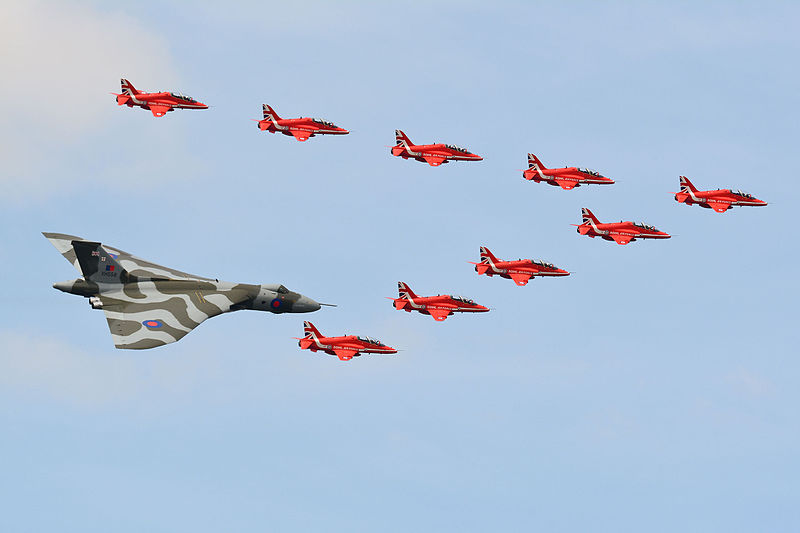
#> input picture CVS-1.jpg, 800 x 533 px
$ python task2opencv.py
#> lines starting #> are read from the running program, lines starting #| are printed output that depends on the picture; after the words box and inside, x2 and y2 are one past the last pixel; in counts of white or black regions, pixels touching at a corner belong together; long printed decimals are rounded
import numpy as np
import cv2

LGray=np.array([0,0,0])
UGray=np.array([130,130,130])

Red=(0,0,255)

LRed=np.array([0,0,50])
URed=np.array([50,50,255])

Green=(0,255,0)

set_images=str(input("Enter the input path :"))
#> the answer given: CVS-1.jpg
#> further down, frame is the input picture: shape (533, 800, 3); mean B, G, R 216.2, 193, 174.5
dimx=750
dimy=400
def dist(a,b):
	return ((a[0]-b[0])**2+(a[1]-b[1])**2)**0.5

def sort_by_X_augmented(a,b):
	aug=[]
	for i in range(len(a)):
		aug.append([a[i],b[i]])
	aug=sorted(aug)
	return aug

def parse_augmented(a):
	b1=[]
	b2=[]
	for i in range(len(a)):
		b1.append(a[i][0])
		b2.append(a[i][1])
	return [b1,b2]

def detect_color(frame,L,U,line_colour,cent=[],rad=[]):
#> called with L = array of shape (3,), U = array of shape (3,), line_colour = (0, 255, 0)
	mask_red=cv2.inRange(frame,L,U)
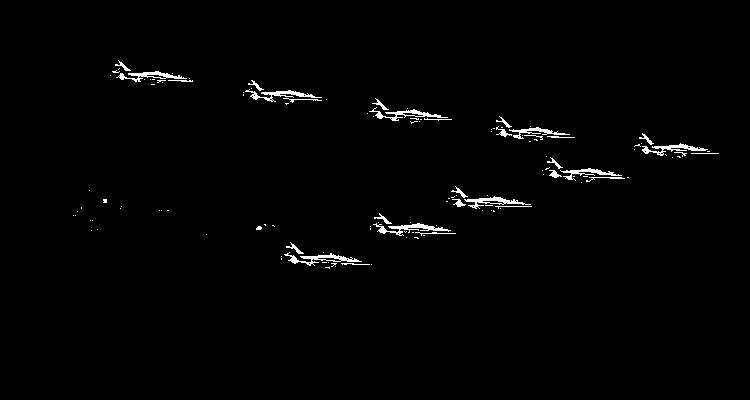
#> mask_red: shape (400, 750); 1.3% white in thin lines or dots, all inside (x1, y1, x2, y2) = (73, 60, 719, 269)

	refined_red=mask_red.copy()

	kernel = np.ones((2,2), np.uint8)
	if(len(cent)==0):
		refined_red = cv2.erode(refined_red, kernel, iterations=1)
#> refined_red: shape (400, 750); 0.53% white in thin lines or dots, all inside (x1, y1, x2, y2) = (104, 63, 706, 266)
		refined_red = cv2.dilate(refined_red, kernel, iterations=12)
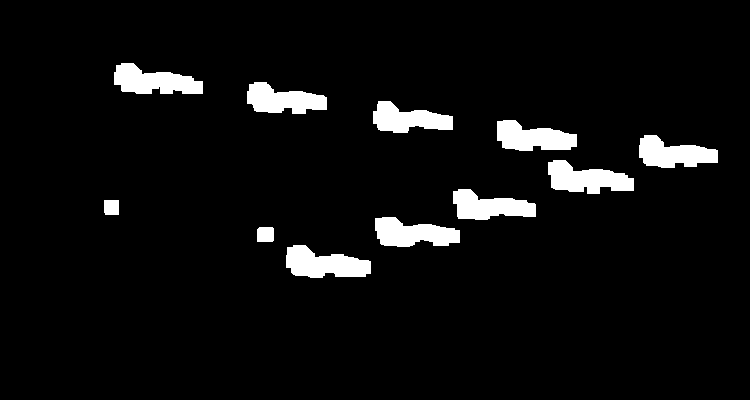
#> refined_red: shape (400, 750); 5.4% white; 11 white regions
	else:
		refined_red = cv2.erode(refined_red, kernel, iterations=1)
		refined_red = cv2.dilate(refined_red, kernel, iterations=1)

	valid=[]
	contours, hire= cv2.findContours(refined_red.copy(), cv2.RETR_TREE, cv2.CHAIN_APPROX_NONE)
#> contours = 11 contours; largest, box (x1, y1, x2, y2) and area: (286, 245, 371, 278) 1772, (548, 160, 634, 194) 1732, (114, 63, 203, 94) 1694, (375, 217, 460, 247) 1640, (497, 120, 577, 151) 1606; hire = [[1, -1, -1, -1], [2, 0, -1, -1], [3, 1, -1, -1], [4, 2, -1, -1], [5, 3, -1, -1], [6, 4, -1, -1], [7, 5, -1, -1], [8, 6, -1, -1], [9, 7, -1, -1], [10, 8, -1, -1], [-1, 9, -1, -1]]
	areas=[cv2.contourArea(i) for i in contours]
#> areas = [1772, 221, 1640, 194.5, 1550.5, 1732, 1580, 1605.5, 1492.5, 1571, 1694]
	if(len(areas)!=0):
		area_min=min(areas)
#> area_min = 194.5
		area_max=max(areas)
#> area_max = 1772
	else:
		return 0,[],frame,[]

	if(area_max-area_min>=area_min/2 or cent!=[]):
		for j in range(len(areas)):
			if areas[j]>(area_min+area_max)/2:
				valid.append(contours[j])
#> this loop made 11 passes
#> after the loop, valid = 9 contours; largest, box (x1, y1, x2, y2) and area: (286, 245, 371, 278) 1772, (548, 160, 634, 194) 1732, (114, 63, 203, 94) 1694, (375, 217, 460, 247) 1640, (497, 120, 577, 151) 1606
	else:
		valid=contours
	contours_poly = [None]*len(valid)
#> contours_poly = 9 items
	centers = [None]*len(valid)
#> centers = 9 items
	radius = [None]*len(valid)
#> radius = 9 items
	for i, c in enumerate(valid):
	    contours_poly[i] = cv2.approxPolyDP(c, 3, True)
	    centers[i], radius[i] = cv2.minEnclosingCircle(contours_poly[i])
#> this loop made 9 passes
#> after the loop, centers = [(328.5, 260), (417, 230), (494, 203.5), (590.5, 176), (678.5, 150), (536.5, 133.5), (412.5, 120), (287.1, 97.62), (159, 79.13)]; contours_poly = 9 contours; largest, box (x1, y1, x2, y2) and area: (548, 160, 634, 194) 1728, (286, 245, 371, 276) 1682, (114, 63, 203, 94) 1647, (375, 217, 460, 247) 1628, (639, 135, 718, 168) 1575; radius = [43.49, 43.68, 42.86, 44.75, 40.33, 41.43, 40.51, 40.5, 45.22]
	if(len(cent)==0):
		for i in range(len(valid)):
			cv2.circle(frame, (int(centers[i][0]), int(centers[i][1])), int(radius[i]), line_colour, 2)
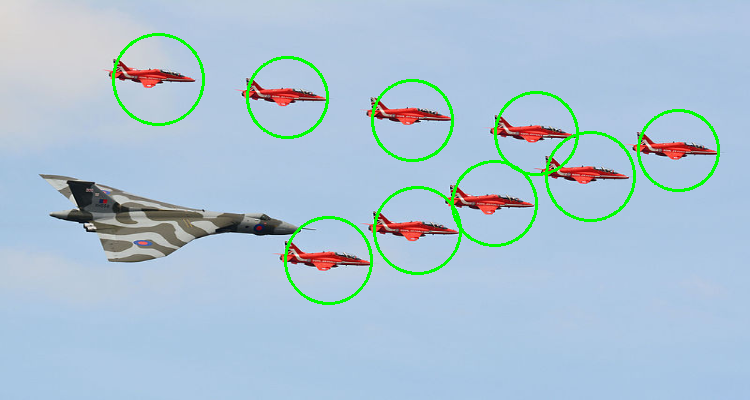
#> frame: shape (400, 750, 3); mean B, G, R 211.2, 194.5, 170.3
	else:
		aug=sort_by_X_augmented(centers,radius)
		sep=parse_augmented(aug)
		for i in range(min(len(cent),len(sep[0]))):
			if(dist(cent[i],sep[0][i])>=rad[i] and sep[1][i]>1.4*min(rad)):
				cv2.circle(frame, (int(sep[0][i][0]), int(sep[0][i][1])), int(sep[1][i]), line_colour, 2)
	return len(valid),centers,frame,radius

frame=cv2.imread(set_images)
frame=cv2.resize(frame, (dimx,dimy))

a,b,c,d=detect_color(frame,LRed,URed,Green)
#> a = 9; b has the same summary as centers in detect_color; d has the same summary as radius in detect_color
print("The number of Red Arrow Planes are: "+ str(a))
#| The number of Red Arrow Planes are: 9
print("The list of coordinates of planes are: " + str(b))
#| The list of coordinates of planes are: [(328.5, 260.0), (417.0, 230.0), (494.0, 203.5), (590.5, 176.0), (678.5, 150.0), (536.5, 133.5), (412.5, 120.0), (287.136, 97.620), (158.959, 79.127)]
l=sort_by_X_augmented(b,d)
#> the loop in sort_by_X_augmented, `for i in range(len(a)):` made 9 passes
#> after the loop in sort_by_X_augmented, `for i in range(len(a)):`: aug = [[(328.5, 260), 43.49], [(417, 230), 43.68], [(494, 203.5), 42.86], [(590.5, 176), 44.75], [(678.5, 150), 40.33], [(536.5, 133.5), 41.43], [(412.5, 120), 40.51], [(287.1, 97.62), 40.5], [(159, 79.13), 45.22]]
#> in sort_by_X_augmented, `aug=sorted(aug)`: aug = [[(159, 79.13), 45.22], [(287.1, 97.62), 40.5], [(328.5, 260), 43.49], [(412.5, 120), 40.51], [(417, 230), 43.68], [(494, 203.5), 42.86], [(536.5, 133.5), 41.43], [(590.5, 176), 44.75], [(678.5, 150), 40.33]]
#> l has the same summary as aug in sort_by_X_augmented
l=parse_augmented(l)
#> the loop in parse_augmented, `for i in range(len(a)):` made 9 passes
#> after the loop in parse_augmented, `for i in range(len(a)):`: b1 = [(159, 79.13), (287.1, 97.62), (328.5, 260), (412.5, 120), (417, 230), (494, 203.5), (536.5, 133.5), (590.5, 176), (678.5, 150)]; b2 = [45.22, 40.5, 43.49, 40.51, 43.68, 42.86, 41.43, 44.75, 40.33]
#> l = [[(159, 79.13), (287.1, 97.62), (328.5, 260), (412.5, 120), (417, 230), (494, 203.5), (536.5, 133.5), (590.5, 176), (678.5, 150)], [45.22, 40.5, 43.49, 40.51, 43.68, 42.86, 41.43, 44.75, 40.33]]
_,_,final,_=detect_color(c,LGray,UGray,Red,l[0],l[1])
#> call 2 of detect_color, with L = array of shape (3,), U = array of shape (3,), line_colour = (0, 0, 255)
#> in detect_color (call 2), `mask_red=cv2.inRange(frame,L,U)`:
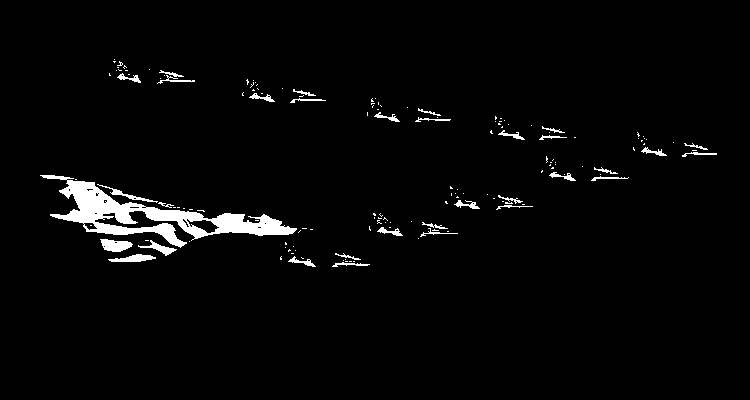
#> mask_red: shape (400, 750); 2.8% white; 152 white regions (119 under 20 px), largest, box (x1, y1, x2, y2) and area: (40, 175, 297, 248) 5077, (100, 239, 133, 252) 293, (108, 254, 156, 262) 229
#> in detect_color (call 2), `refined_red = cv2.erode(refined_red, kernel, iterations=1)`:
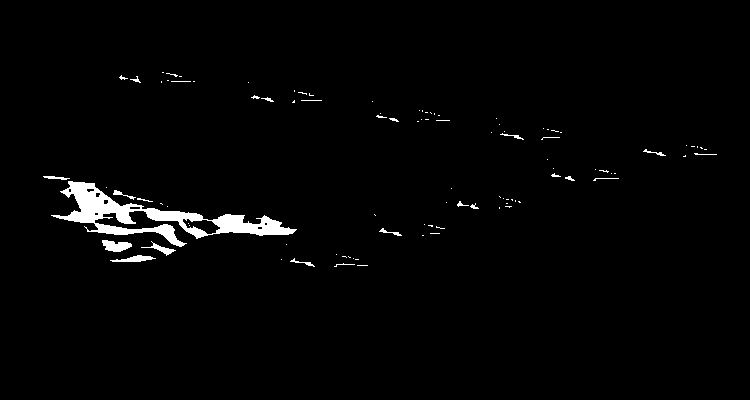
#> refined_red: shape (400, 750); 1.9% white; 100 white regions (76 under 20 px), largest, box (x1, y1, x2, y2) and area: (51, 181, 297, 247) 4273, (102, 240, 132, 252) 241, (110, 255, 156, 262) 173
#> in detect_color (call 2), `refined_red = cv2.dilate(refined_red, kernel, iterations=1)`:
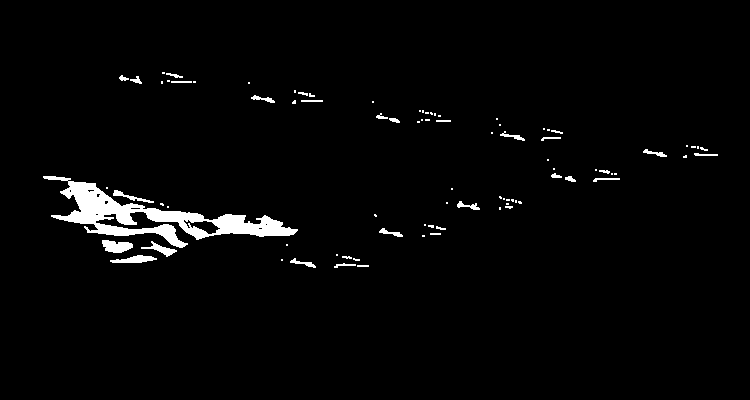
#> refined_red: shape (400, 750); 2.5% white; 87 white regions (55 under 20 px)
#> in detect_color (call 2), `contours, hire= cv2.findContours(refined_red.copy(), cv2.RETR_TREE, cv..`: contours = 96 contours, 71 with area under 20; largest, box (x1, y1, x2, y2) and area: (43, 176, 298, 248) 4840, (183, 219, 221, 235) 274, (102, 240, 133, 253) 249, (110, 255, 157, 263) 180, (141, 241, 177, 257) 142; hire = 96 rows, first 6: [1, -1, -1, -1], [2, 0, -1, -1], [3, 1, -1, -1], [4, 2, -1, -1], [5, 3, -1, -1], [6, 4, -1, -1]
#> in detect_color (call 2), `areas=[cv2.contourArea(i) for i in contours]`: areas = 96 values, max 4840.5 at index 36, min 1 at index 2, mean 70.24
#> in detect_color (call 2), `area_min=min(areas)`: area_min = 1
#> in detect_color (call 2), `area_max=max(areas)`: area_max = 4840.5
#> the loop in detect_color (call 2), `for j in range(len(areas)):` made 96 passes
#> after the loop in detect_color (call 2), `for j in range(len(areas)):`: valid = 1 contour; box (x1, y1, x2, y2) and area: (43, 176, 298, 248) 4840
#> in detect_color (call 2), `contours_poly = [None]*len(valid)`: contours_poly = 1 item
#> the loop in detect_color (call 2), `for i, c in enumerate(valid):` made 1 pass
#> after the loop in detect_color (call 2), `for i, c in enumerate(valid):`: centers = [(170, 203)]; contours_poly = 1 contour; box (x1, y1, x2, y2) and area: (43, 176, 298, 246) 4702; radius = [129.8]
#> the loop in sort_by_X_augmented (call 2), `for i in range(len(a)):` made 1 pass
#> in detect_color (call 2), `aug=sort_by_X_augmented(centers,radius)`: aug = [[(170, 203), 129.8]]
#> the loop in parse_augmented (call 2), `for i in range(len(a)):` made 1 pass
#> in detect_color (call 2), `sep=parse_augmented(aug)`: sep = [[(170, 203)], [129.8]]
#> the loop in detect_color (call 2), `for i in range(min(len(cent),len(sep[0]))):` made 1 pass
#> after the loop in detect_color (call 2), `for i in range(min(len(cent),len(sep[0]))):`:
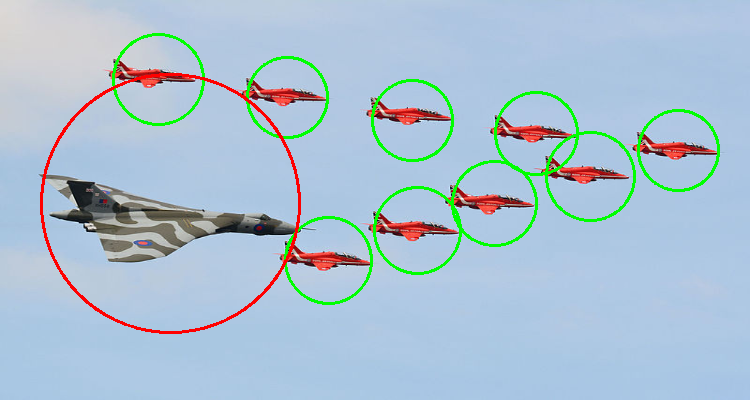
#> frame: shape (400, 750, 3); 0.84% of pixels changed, all inside (x1, y1, x2, y2) = (40, 73, 301, 334)

cv2.imshow("Tracker", final)

cv2.waitKey(0)
cv2.destroyAllWindows()

$ run again, on CVS-3.jpg
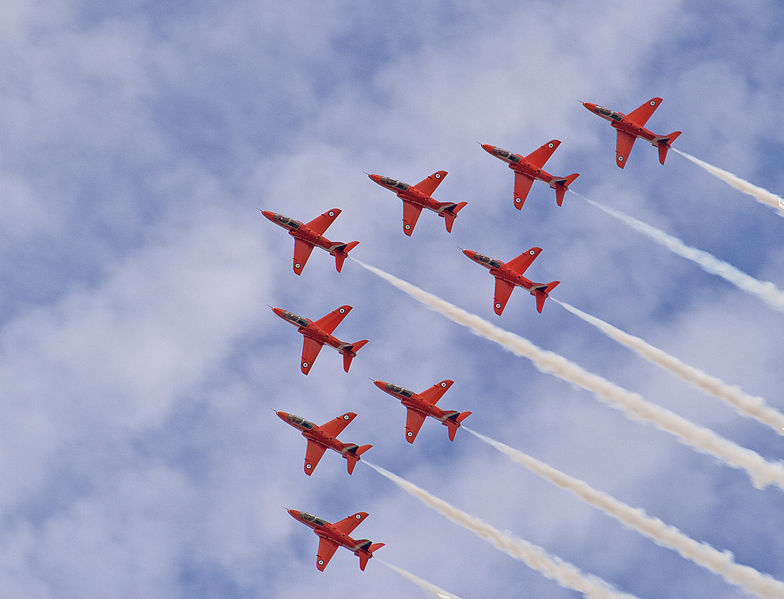
#> input picture CVS-3.jpg, 784 x 599 px
#> frame is the input picture: shape (599, 784, 3); mean B, G, R 193.2, 161.3, 158.2
#> mask_red: shape (400, 750); 1.8% white; 154 white regions (114 under 20 px), largest, box (x1, y1, x2, y2) and area: (277, 140, 326, 166) 403, (470, 177, 512, 210) 371, (355, 117, 429, 141) 329
#> contours = 18 contours; largest, box (x1, y1, x2, y2) and area: (288, 206, 363, 262) 2482, (472, 167, 546, 222) 2432, (489, 95, 565, 152) 2430, (358, 116, 444, 169) 2328, (279, 141, 351, 194) 2265; hire = 18 rows, first 6: [1, -1, -1, -1], [2, 0, -1, -1], [3, 1, -1, -1], [4, 2, -1, -1], [5, 3, -1, -1], [6, 4, -1, -1]
#> areas = [1875.5, 219, 1960, 282, 1813, 281, 217, 2482, 231.5, 2432.5, 253, 2265, 2328.5, 144, 326.5, 2429.5, 218.5, 2013]
#> area_min = 144
#> area_max = 2482
#> the loop in detect_color, `for j in range(len(areas)):` made 18 passes
#> after the loop in detect_color, `for j in range(len(areas)):`: valid = 9 contours; largest, box (x1, y1, x2, y2) and area: (288, 206, 363, 262) 2482, (472, 167, 546, 222) 2432, (489, 95, 565, 152) 2430, (358, 116, 444, 169) 2328, (279, 141, 351, 194) 2265
#> in detect_color, `contours_poly = [None]*len(valid)`: contours_poly = 9 items
#> the loop in detect_color, `for i, c in enumerate(valid):` made 9 passes
#> after the loop in detect_color, `for i, c in enumerate(valid):`: centers = [(334.8, 366.9), (321.5, 301.5), (418, 281), (323.5, 236.1), (507.1, 195.8), (312.8, 169.8), (400, 142.5), (525.4, 125), (624, 91)]; contours_poly = 9 contours; largest, box (x1, y1, x2, y2) and area: (472, 167, 546, 222) 2436, (288, 206, 363, 262) 2434, (489, 95, 565, 152) 2372, (358, 116, 444, 169) 2351, (279, 141, 351, 194) 2204; radius = [34.18, 37.58, 35.36, 39.37, 38.5, 37.73, 48.13, 39.39, 38.33]
#> the loop in detect_color, `for i in range(len(valid)):` made 9 passes
#> after the loop in detect_color, `for i in range(len(valid)):`:
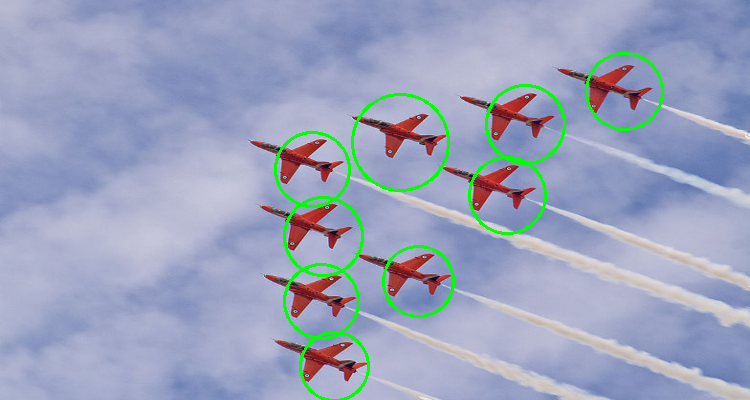
#> frame: shape (400, 750, 3); mean B, G, R 188.9, 163.3, 154.8
#> a = 9; b has the same summary as centers in detect_color; d has the same summary as radius in detect_color
#| The number of Red Arrow Planes are: 9
#| The list of coordinates of planes are: [(334.760, 366.903), (321.5, 301.5), (418.012, 281.020), (323.471, 236.075), (507.107, 195.801), (312.776, 169.822), (400.0, 142.5), (525.428, 124.986), (624.0, 91.0)]
#> the loop in sort_by_X_augmented, `for i in range(len(a)):` made 9 passes
#> after the loop in sort_by_X_augmented, `for i in range(len(a)):`: aug = [[(334.8, 366.9), 34.18], [(321.5, 301.5), 37.58], [(418, 281), 35.36], [(323.5, 236.1), 39.37], [(507.1, 195.8), 38.5], [(312.8, 169.8), 37.73], [(400, 142.5), 48.13], [(525.4, 125), 39.39], [(624, 91), 38.33]]
#> in sort_by_X_augmented, `aug=sorted(aug)`: aug = [[(312.8, 169.8), 37.73], [(321.5, 301.5), 37.58], [(323.5, 236.1), 39.37], [(334.8, 366.9), 34.18], [(400, 142.5), 48.13], [(418, 281), 35.36], [(507.1, 195.8), 38.5], [(525.4, 125), 39.39], [(624, 91), 38.33]]
#> `l=sort_by_X_augmented(b,d)`: l has the same summary as aug in sort_by_X_augmented
#> the loop in parse_augmented, `for i in range(len(a)):` made 9 passes
#> after the loop in parse_augmented, `for i in range(len(a)):`: b1 = [(312.8, 169.8), (321.5, 301.5), (323.5, 236.1), (334.8, 366.9), (400, 142.5), (418, 281), (507.1, 195.8), (525.4, 125), (624, 91)]; b2 = [37.73, 37.58, 39.37, 34.18, 48.13, 35.36, 38.5, 39.39, 38.33]
#> `l=parse_augmented(l)`: l = [[(312.8, 169.8), (321.5, 301.5), (323.5, 236.1), (334.8, 366.9), (400, 142.5), (418, 281), (507.1, 195.8), (525.4, 125), (624, 91)], [37.73, 37.58, 39.37, 34.18, 48.13, 35.36, 38.5, 39.39, 38.33]]
#> mask_red: shape (400, 750); 1.5% white; 117 white regions (100 under 20 px), largest, box (x1, y1, x2, y2) and area: (359, 119, 437, 146) 535, (589, 76, 641, 110) 406, (280, 149, 333, 172) 368
#> in detect_color (call 2), `refined_red = cv2.dilate(refined_red, kernel, iterations=1)`:
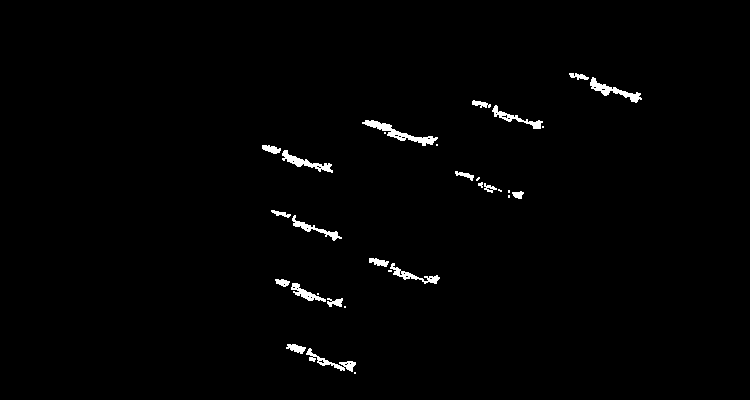
#> refined_red: shape (400, 750); 1.2% white; 31 white regions (11 under 20 px)
#> contours = 58 contours, 39 with area under 20; largest, box (x1, y1, x2, y2) and area: (362, 120, 438, 146) 421, (590, 77, 642, 103) 312, (282, 150, 333, 173) 284, (306, 348, 356, 372) 234, (492, 105, 543, 129) 224; hire = 58 rows, first 6: [1, -1, -1, -1], [6, 0, 2, -1], [3, -1, -1, 1], [4, 2, -1, 1], [5, 3, -1, 1], [-1, 4, -1, 1]
#> areas = 58 values, max 421 at index 44, min 1 at index 0, mean 50.87
#> area_min = 1
#> area_max = 421
#> the loop in detect_color (call 2), `for j in range(len(areas)):` made 58 passes
#> after the loop in detect_color (call 2), `for j in range(len(areas)):`: valid = 6 contours; box (x1, y1, x2, y2) and area: (362, 120, 438, 146) 421, (590, 77, 642, 103) 312, (282, 150, 333, 173) 284, (306, 348, 356, 372) 234, (492, 105, 543, 129) 224, (390, 263, 440, 284) 212
#> in detect_color (call 2), `contours_poly = [None]*len(valid)`: contours_poly = 6 items
#> the loop in detect_color (call 2), `for i, c in enumerate(valid):` made 6 passes
#> after the loop in detect_color (call 2), `for i, c in enumerate(valid):`: centers = [(330.5, 358.5), (414.5, 272.5), (307, 162.5), (399.5, 130), (516.8, 116.9), (616, 89)]; contours_poly = 6 contours; box (x1, y1, x2, y2) and area: (362, 120, 438, 146) 390, (591, 79, 642, 102) 300, (282, 150, 333, 173) 247, (492, 105, 543, 129) 242, (306, 348, 356, 372) 198, (390, 263, 440, 284) 198; radius = [25.11, 25.11, 26.74, 38.34, 25.73, 26.93]
#> the loop in sort_by_X_augmented (call 2), `for i in range(len(a)):` made 6 passes
#> in detect_color (call 2), `aug=sort_by_X_augmented(centers,radius)`: aug = [[(307, 162.5), 26.74], [(330.5, 358.5), 25.11], [(399.5, 130), 38.34], [(414.5, 272.5), 25.11], [(516.8, 116.9), 25.73], [(616, 89), 26.93]]
#> the loop in parse_augmented (call 2), `for i in range(len(a)):` made 6 passes
#> sep = [[(307, 162.5), (330.5, 358.5), (399.5, 130), (414.5, 272.5), (516.8, 116.9), (616, 89)], [26.74, 25.11, 38.34, 25.11, 25.73, 26.93]]
#> the loop in detect_color (call 2), `for i in range(min(len(cent),len(sep[0]))):` made 6 passes
